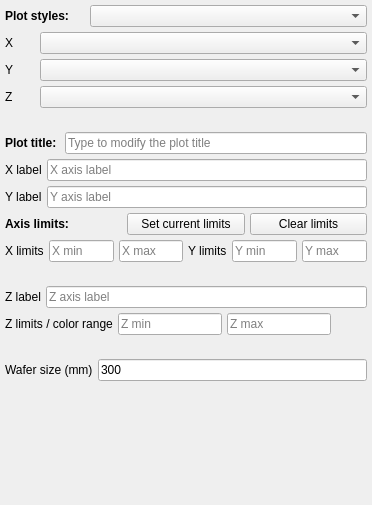
                 <widget class="QWidget" name="scrollAreaWidgetContents">
                  <property name="geometry">
                   <rect>
                    <x>0</x>
                    <y>0</y>
                    <width>372</width>
                    <height>505</height>
                   </rect>
                  </property>
                  <layout class="QVBoxLayout" name="verticalLayout_3">
                   <property name="spacing">
                    <number>5</number>
                   </property>
                   <property name="leftMargin">
                    <number>5</number>
                   </property>
                   <property name="topMargin">
                    <number>5</number>
                   </property>
                   <property name="rightMargin">
                    <number>5</number>
                   </property>
                   <property name="bottomMargin">
                    <number>5</number>
                   </property>
                   <item>
                    <layout class="QHBoxLayout" name="horizontalLayout_115">
                     <item>
                      <widget class="QLabel" name="label_96">
                       <property name="minimumSize">
                        <size>
                         <width>80</width>
                         <height>0</height>
                        </size>
                       </property>
                       <property name="maximumSize">
                        <size>
                         <width>80</width>
                         <height>16777215</height>
                        </size>
                       </property>
                       <property name="font">
                        <font>
                         <bold>true</bold>
                        </font>
                       </property>
                       <property name="text">
                        <string>Plot styles:</string>
                       </property>
                      </widget>
                     </item>
                     <item>
                      <widget class="QComboBox" name="cbb_plotstyle"/>
                     </item>
                    </layout>
                   </item>
                   <item>
                    <layout class="QHBoxLayout" name="horizontalLayout_71">
                     <item>
                      <widget class="QLabel" name="label_82">
                       <property name="minimumSize">
                        <size>
                         <width>30</width>
                         <height>0</height>
                        </size>
                       </property>
                       <property name="maximumSize">
                        <size>
                         <width>30</width>
                         <height>16777215</height>
                        </size>
                       </property>
                       <property name="text">
                        <string>X</string>
                       </property>
                      </widget>
                     </item>
                     <item>
                      <widget class="QComboBox" name="cbb_x_2"/>
                     </item>
                    </layout>
                   </item>
                   <item>
                    <layout class="QHBoxLayout" name="horizontalLayout_88">
                     <item>
                      <widget class="QLabel" name="label_84">
                       <property name="minimumSize">
                        <size>
                         <width>30</width>
                         <height>0</height>
                        </size>
                       </property>
                       <property name="maximumSize">
                        <size>
                         <width>30</width>
                         <height>16777215</height>
                        </size>
                       </property>
                       <property name="text">
                        <string>Y</string>
                       </property>
                      </widget>
                     </item>
                     <item>
                      <widget class="QComboBox" name="cbb_y_2"/>
                     </item>
                    </layout>
                   </item>
                   <item>
                    <layout class="QHBoxLayout" name="horizontalLayout_89">
                     <item>
                      <widget class="QLabel" name="label_85">
                       <property name="minimumSize">
                        <size>
                         <width>30</width>
                         <height>0</height>
                        </size>
                       </property>
                       <property name="maximumSize">
                        <size>
                         <width>30</width>
                         <height>16777215</height>
                        </size>
                       </property>
                       <property name="text">
                        <string>Z</string>
                       </property>
                      </widget>
                     </item>
                     <item>
                      <widget class="QComboBox" name="cbb_z_2"/>
                     </item>
                    </layout>
                   </item>
                   <item>
                    <widget class="QLabel" name="label">
                     <property name="text">
                      <string/>
                     </property>
                    </widget>
                   </item>
                   <item>
                    <layout class="QHBoxLayout" name="horizontalLayout_107">
                     <item>
                      <widget class="QLabel" name="label_91">
                       <property name="font">
                        <font>
                         <bold>true</bold>
                        </font>
                       </property>
                       <property name="text">
                        <string>Plot title: </string>
                       </property>
                      </widget>
                     </item>
                     <item>
                      <widget class="QLineEdit" name="lbl_plot_title">
                       <property name="placeholderText">
                        <string>Type to modify the plot title</string>
                       </property>
                      </widget>
                     </item>
                    </layout>
                   </item>
                   <item>
                    <layout class="QHBoxLayout" name="horizontalLayout_91">
                     <item>
                      <widget class="QLabel" name="label_86">
                       <property name="text">
                        <string>X label</string>
                       </property>
                      </widget>
                     </item>
                     <item>
                      <widget class="QLineEdit" name="lbl_xlabel">
                       <property name="placeholderText">
                        <string>X axis label</string>
                       </property>
                      </widget>
                     </item>
                    </layout>
                   </item>
                   <item>
                    <layout class="QHBoxLayout" name="horizontalLayout_92">
                     <item>
                      <widget class="QLabel" name="label_87">
                       <property name="text">
                        <string>Y label</string>
                       </property>
                      </widget>
                     </item>
                     <item>
                      <widget class="QLineEdit" name="lbl_ylabel">
                       <property name="placeholderText">
                        <string>Y axis label</string>
                       </property>
                      </widget>
                     </item>
                    </layout>
                   </item>
                   <item>
                    <layout class="QHBoxLayout" name="horizontalLayout_19">
                     <item>
                      <widget class="QLabel" name="label_97">
                       <property name="font">
                        <font>
                         <bold>true</bold>
                        </font>
                       </property>
                       <property name="text">
                        <string>Axis limits:</string>
                       </property>
                      </widget>
                     </item>
                     <item>
                      <widget class="QPushButton" name="btn_get_limits">
                       <property name="text">
                        <string>Set current limits</string>
                       </property>
                      </widget>
                     </item>
                     <item>
                      <widget class="QPushButton" name="btn_clear_limits">
                       <property name="text">
                        <string>Clear limits</string>
                       </property>
                      </widget>
                     </item>
                    </layout>
                   </item>
                   <item>
                    <layout class="QHBoxLayout" name="horizontalLayout_102">
                     <item>
                      <widget class="QLabel" name="label_89">
                       <property name="text">
                        <string>X limits</string>
                       </property>
                      </widget>
                     </item>
                     <item>
                      <widget class="QLineEdit" name="xmin_2">
                       <property name="placeholderText">
                        <string>X min</string>
                       </property>
                      </widget>
                     </item>
                     <item>
                      <widget class="QLineEdit" name="xmax_2">
                       <property name="placeholderText">
                        <string>X max</string>
                       </property>
                      </widget>
                     </item>
                     <item>
                      <widget class="QLabel" name="label_90">
                       <property name="text">
                        <string>Y limits</string>
                       </property>
                      </widget>
                     </item>
                     <item>
                      <widget class="QLineEdit" name="ymin_2">
                       <property name="placeholderText">
                        <string>Y min</string>
                       </property>
                      </widget>
                     </item>
                     <item>
                      <widget class="QLineEdit" name="ymax_2">
                       <property name="placeholderText">
                        <string>Y max</string>
                       </property>
                      </widget>
                     </item>
                    </layout>
                   </item>
                   <item>
                    <widget class="QLabel" name="label_2">
                     <property name="text">
                      <string/>
                     </property>
                    </widget>
                   </item>
                   <item>
                    <layout class="QHBoxLayout" name="horizontalLayout_93">
                     <item>
                      <widget class="QLabel" name="label_88">
                       <property name="text">
                        <string>Z label</string>
                       </property>
                      </widget>
                     </item>
                     <item>
                      <widget class="QLineEdit" name="lbl_zlabel">
                       <property name="placeholderText">
                        <string>Z axis label</string>
                       </property>
                      </widget>
                     </item>
                    </layout>
                   </item>
                   <item>
                    <layout class="QHBoxLayout" name="horizontalLayout_113">
                     <item>
                      <widget class="QLabel" name="label_94">
                       <property name="text">
                        <string>Z limits / color range</string>
                       </property>
                      </widget>
                     </item>
                     <item>
                      <widget class="QLineEdit" name="zmin_2">
                       <property name="placeholderText">
                        <string>Z min</string>
                       </property>
                      </widget>
                     </item>
                     <item>
                      <widget class="QLineEdit" name="zmax_2">
                       <property name="placeholderText">
                        <string>Z max</string>
                       </property>
                      </widget>
                     </item>
                     <item>
                      <spacer name="horizontalSpacer_43">
                       <property name="orientation">
                        <enum>Qt::Horizontal</enum>
                       </property>
                       <property name="sizeHint" stdset="0">
                        <size>
                         <width>40</width>
                         <height>20</height>
                        </size>
                       </property>
                      </spacer>
                     </item>
                    </layout>
                   </item>
                   <item>
                    <widget class="QLabel" name="label_3">
                     <property name="text">
                      <string/>
                     </property>
                    </widget>
                   </item>
                   <item>
                    <layout class="QHBoxLayout" name="horizontalLayout_124">
                     <item>
                      <widget class="QLabel" name="label_98">
                       <property name="text">
                        <string>Wafer size (mm)</string>
                       </property>
                      </widget>
                     </item>
                     <item>
                      <widget class="QLineEdit" name="lbl_wafersize">
                       <property name="text">
                        <string>300</string>
                       </property>
                      </widget>
                     </item>
                    </layout>
                   </item>
                   <item>
                    <spacer name="verticalSpacer_8">
                     <property name="orientation">
                      <enum>Qt::Vertical</enum>
                     </property>
                     <property name="sizeHint" stdset="0">
                      <size>
                       <width>20</width>
                       <height>40</height>
                      </size>
                     </property>
                    </spacer>
                   </item>
                  </layout>
                 </widget>
